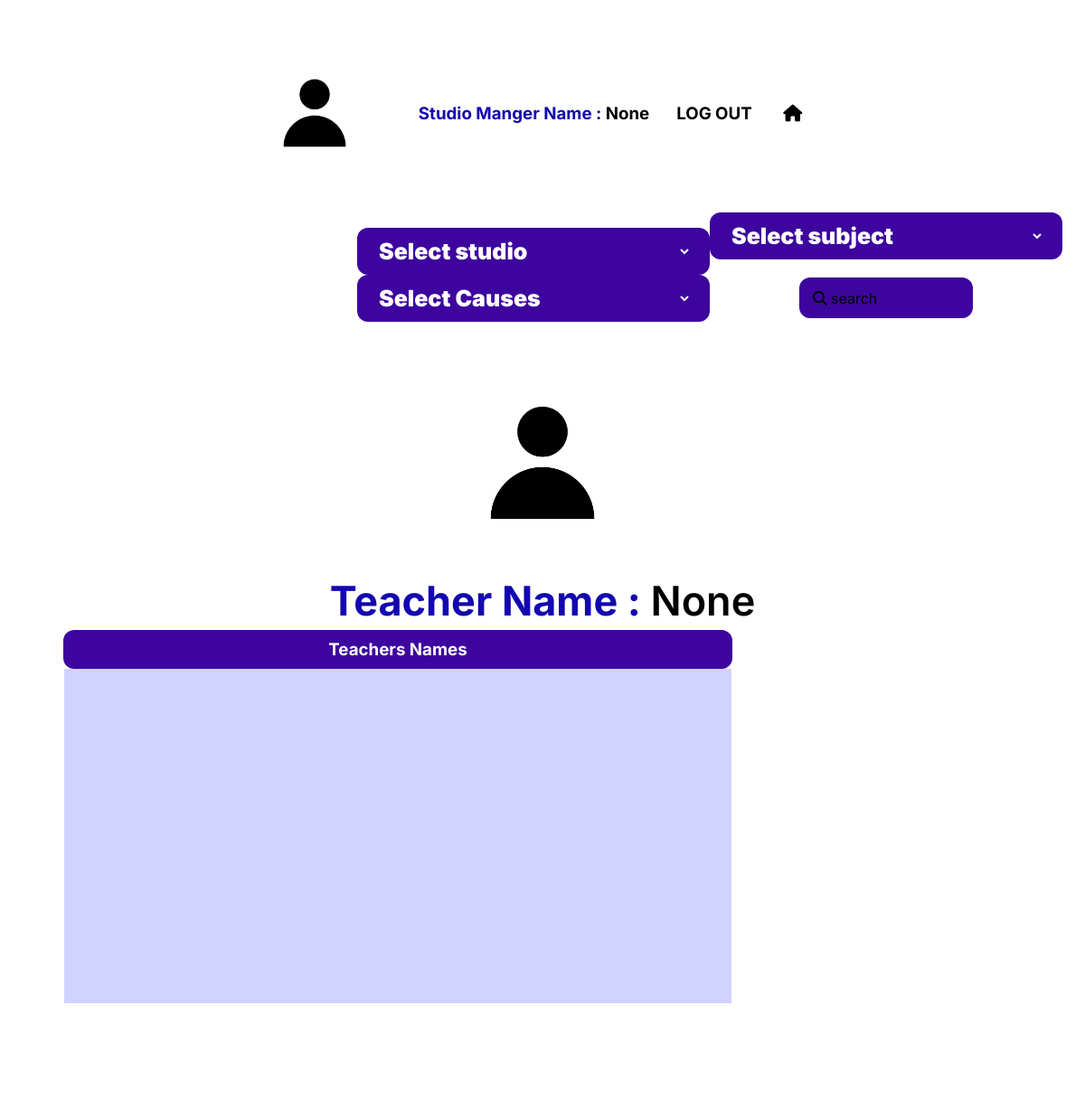
The page /nework_studio (signed in) on the database as committed earlier.
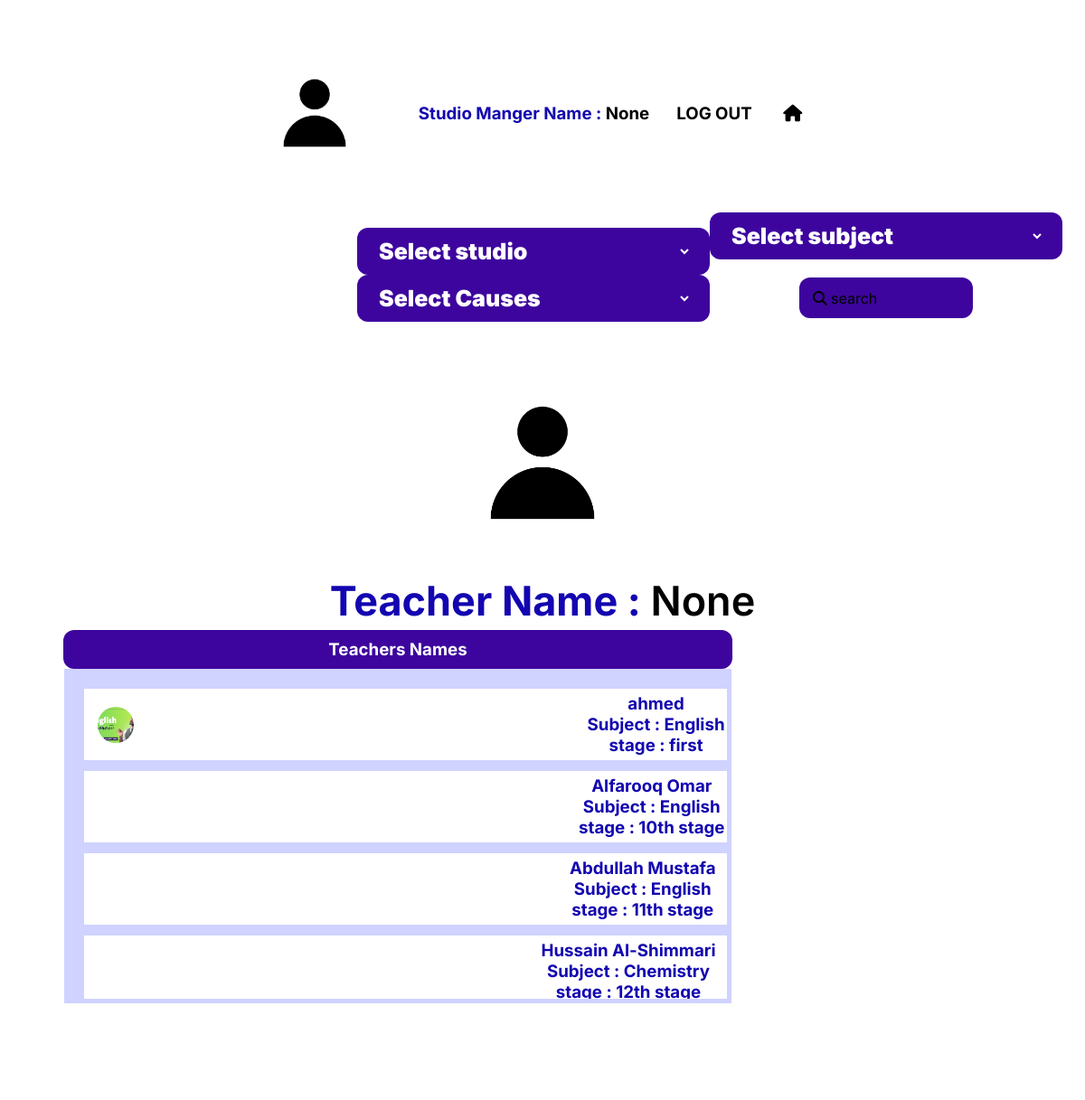
The same page on the database as committed later.
### main/models.py (models this page shows, shortened)
class teacher(models.Model):
    name = models.CharField(max_length=120 )
    image = models.ImageField(upload_to="timage/" , null=True , blank=True)
    stage = models.ForeignKey('stages' , on_delete=models.CASCADE)
    materials = models.ForeignKey('materials' , on_delete=models.CASCADE)

class materials(models.Model):
    name = models.CharField(max_length=100)
    def __str__(self):
        return self.name

class stages(models.Model):
    name = models.CharField(max_length=100)
    def __str__(self):
        return self.name

### main/views.py (the view)
# urls.py: path('nework_studio' , nowork_studio , name='nework_studio'),
def nowork_studio(e):
    return render(e , 'main/nework_studio.html' , {
        'data':studio_manger.objects.filter(user = e.user).first(),
        'studios':studio.objects.all(),
        'causes':causes.objects.all(),
        'teachers':teacher.objects.all(),
        'sub':materials.objects.all()
    })

### main/models.py (called while the page is built)
    def __str__(self):
        return self.name

    def __str__(self):
        return self.name

### templates/main/nework_studio.html (shortened to what this page needs)
{% extends "base.html" %}
{% load static %}
{% block body %}
<div class="main-container flex-col">
    <div class="flex center mx-1 my-2">
        <div class="profile-image">
            {% if data.image%}
            <img src="{{data.image.url}}" alt="" class="image">
            {% else %}
            <img src="{% static 'img/acc.jpg' %}" alt="" class="image">
            {% endif %}
        </div>
        <div class="flex-col center" style="width: fit-content;margin: 0;">
            <div class="flex center " style="margin: 0 10px;" >
                <h3 class="mx-1 text" style="height: fit-content;">
                    Studio Manger Name : <span>{{data}}</span>
                    <h3>
                        <a href="{% url 'LOGOUT' %}">LOG OUT</a>
                        <a href="{% url 'home' %}" class="mx-1"><i class="fa-solid fa-house"></i></a>
                    </h3>
                </h3>
            </div>
        </div>
    </div>
    <div class="flex container end" style="margin: 0;">
        <div class="flex-s">
            <div class="flex mx-5 center">
                <div class="label flex-50">
                    <select name="subject" id="studio_id">
                        <option value="">Select studio</option>
                    </select>
                </div>
            </div>
            <div class="flex mx-5 center">
                <div class="label flex-50">
                    <select name="subject" id="causes_id">
                        <option value="">Select Causes</option>
                    </select>
                </div>
            </div>
        </div>
        <div class="flex-s">
            <div class="flex mx-5 center">
                <div class="label flex-50">
                    <select name="subject" id="subject">
                        <option value="">Select subject</option>
                    </select>
                </div>
            </div>
            <div class="flex center mx-5" style="position: relative;">
                <i class="fa-solid fa-magnifying-glass" style="left:15px;z-index: 9;position: absolute;"></i> <span style="left:35px;z-index: 9;position: absolute;">search</span>
                <input type="text" id="search" class="mx-5 search-input my-2  flex-50">
            </div>
        </div>
    </div>
    <div class="flex">
        <div class="teacher-holder flex-50 mx-1 p-1">
            <div class="flex  center big-image" >
                <img src="{% static 'img/acc.jpg' %}" alt="" class="image" id="teacher-image">
            </div>
            <div class="big-text center">
                <h2>
                    Teacher Name : <span id="teacher-name" > None  </span>
                </h2>
            </div>
            <div class="flex-row center timer">
                <div class="red-btn flex center" >
                    <h1>REC.</h1>
                </div>
                <div class="timer-input flex">
                    <label  id="hours">00:</label>
                    <label id="min">00:</label>
                    <label id="sec">00</label>
                </div>
            </div>
        </div>
        <div style="height: fit-content;">
            <div class="aside mx-5" style="height: 500px;">
                <div class="label center flex">
                    <h3>
                        Teachers Names
                    </h3>
                </div>
                <div class="container  center main-holder">
                    {% for i in teachers %}
                <div class="flex space-btw teacher" style = " height:fit-content " data-id="{{i.id}}">
                    <div class="themp-image mx-2">
                        {% if i.image%}
                        <img src="{{i.image.url}}" alt="" class="image">
                        {% else %}
                        <img src="{% static 'img/acc.jpg'%}" alt="">
                        {% endif %}
                    </div>
                    <div class="flex-col" >
                        <h3 class="text mx-2">
                            {{i.name}}
                        </h3>
                        <h3 class="text">
                            Subject : {{i.materials}}<br>
                            stage : {{i.stage}}
                        </h3>
                    </div>
                </div>
                {% endfor %}
                </div>
            </div>
        </div>
    </div>
</div>
{% endblock body %}

### templates/base.html (shortened to what this page needs)
<!DOCTYPE html>
<html lang="en">
    {% load static %}
<head>
    <link rel="stylesheet" href="{% static 'css/main.css' %}">
</head>
<body>
    {% block body %}
    {% endblock %}
</body>
</html>

### static/css/main.css (style rules this page uses)
:root { --gap:15px; --rounder:12px; --bg:#D0D2FF; --btn:#1306B0; --btn-aprov:#00A839; --btn-reject:#D92546; }
a { text-decoration: none; color: inherit; }
* { max-width: 100%; margin: 0; padding: 0; font-family:Inter; }
body ,html { padding:10px ; overflow-x: hidden; }
.flex { display: flex; flex-wrap: wrap; flex-direction: row; }
.flex-col { display: flex; flex-wrap: wrap; flex-direction: column; }
.flex-row { display: flex; flex-direction: row; flex-wrap: wrap; }
.center { justify-self: center; align-items: center; justify-content: center; text-align: center; margin: 0 auto; }
.label { border-radius: var(--rounder); background-color:#3d059e ; color: white; width:700px; padding: 10px 20px; align-items: center; text-align: center; }
.profile-image { border-radius: 50%; width: 150px; height: 150px; }
.themp-image { width: 40px; height: 40px; border-radius: 50%; }
.image { width: 100%; height: 100%; object-fit: cover; border-radius: inherit; }
.container { max-width: 100%; padding: 5px; margin: auto; align-items: center; }
.text { color: var(--btn); }
.text span { color: black; }
.space-btw { justify-content: space-between; }
.mx-1 { margin: 0 30px; }
.flex-50 { flex:50%; }
.aside { position: sticky; top:0; height: 600px; background-color: white; border-radius: var(--rounder); }
.main-holder { width:97%; background-color: var(--bg); height: 72%; max-height: 70%; overflow-y: scroll; overflow-x: hidden; border:solid 5px #D0D2FF; }
.main-holder>div { width: 98%; max-width: 98%; background-color: white; margin: 12px; height: 50px; align-items: center; padding: 5px; }
.mx-2 { margin: 0 10px; }
.main-container { max-width: 100%; margin: auto; display: flex; }
.my-2 { margin: 30px 0; }
.teacher-holder { width: 500px; height: 300px; max-width: 100%; background-color: white; border-radius: var(--rounder); }
.big-image { width: 250px; height: 250px; border-radius: 50%; }
.mx-5 { margin: 0 50px; }
.big-text { font-size: 30px; font-family: 900; color: var(--btn); }
.big-text span { color: black; font-weight: 600; }
.red-btn { width: 100px; height: 100px; border-radius: 50%; text-align: center; background-color: red; color: white; margin: 10px; cursor: pointer; }
.timer-input label { height: 100%; font-size: 30px; border: none; outline: none; }
.p-1 { padding: 10px; }
.search-input { width: 100%; }
#search { margin: 20px auto; border: none; outline: none; border-radius: var(--rounder); height: 45px; text-align: center; color: #EBEBEB; background-color: #3d059e; }
select { width: 100%; background-color:#3d059e; color: white; font-size: 25px; font-weight: 900; outline: none; border: none; }
.end { justify-items:flex-end; justify-content: flex-end; }
.flex-s { width: 390px; }
.end { justify-content: flex-end; align-items: center; }

Rows that differ between the two databases and show on the page:
added teacher: image (picture), name "ahmed", materials "English", stage "first"
added teacher: image (picture), name "Alfarooq Omar", materials "English", stage "10th stage"
added teacher: image (picture), name "Abdullah Mustafa", materials "English", stage "11th stage"
added teacher: image (picture), name "Hussain Al-Shimmari", materials "Chemistry", stage "12th stage"
